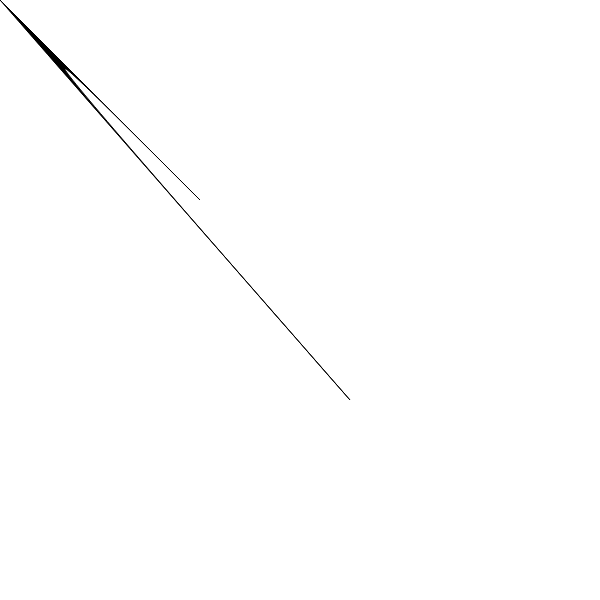
Frame 1 (no input)
Frame 60 (no input): identical to frame 1, image omitted
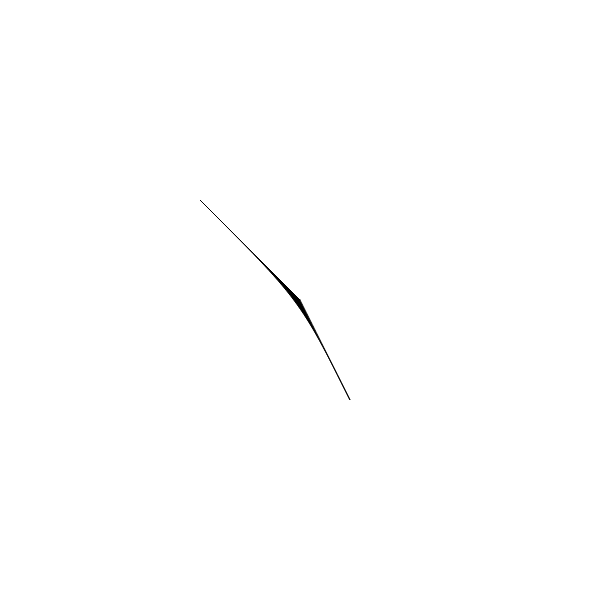
Frame 120 (the mouse pressed at the canvas centre since frame 60)

The p5.js sketch that drew these frames (run headless with seeded random() and noise() and a simulated clock; from frame 60 on, the mouse is pressed at the canvas centre):

// p5.js sketch
// ── sketch.js
function setup() {
  createCanvas(600, 600);
}

function draw() {
  background(255);

  //circle(width / 2, height / 2, (width / 2 - mouseX) * 2);

  stroke(0);
  fill(0);

  beginShape();

  vertex(mouseX, mouseY);

  bezierVertex( mouseX, mouseY, mouseY, mouseX, 350, 400);
  bezierVertex( mouseY, mouseX, mouseX, mouseY, 200, 200);

  endShape(CLOSE);

  
}
